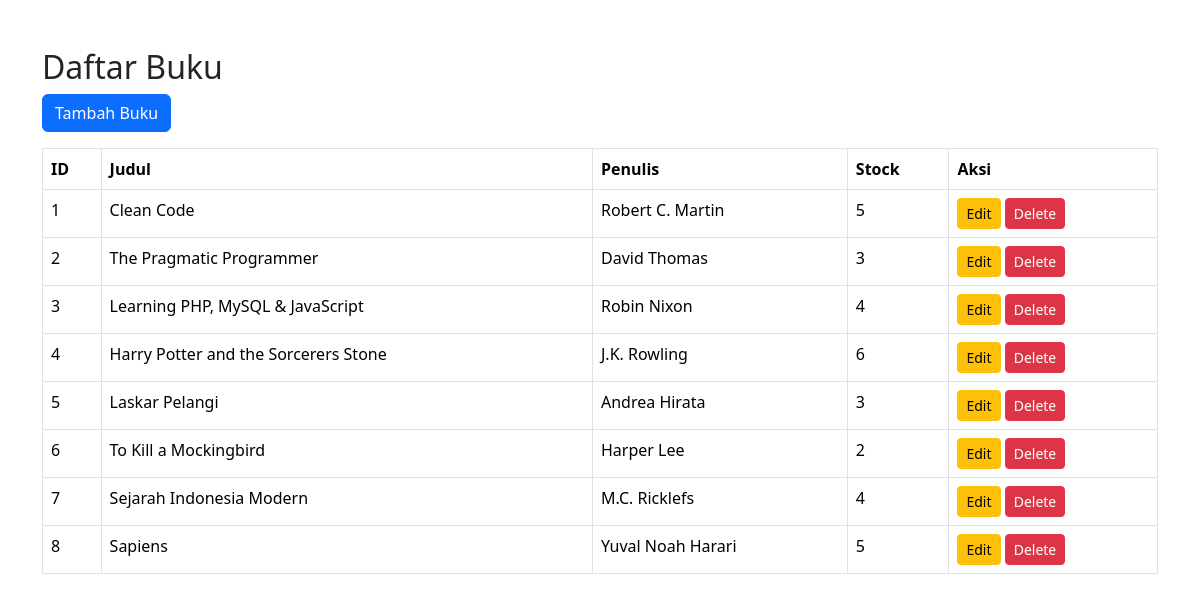
The page / on the database its author committed.
### tables this page shows
CREATE TABLE `books` (
  `id` int(11) NOT NULL,
  `isbn` varchar(20) NOT NULL,
  `title` varchar(200) NOT NULL,
  `author` varchar(100) NOT NULL,
  `category` varchar(50) NOT NULL,
  `stock` int(11) NOT NULL DEFAULT 0,
  `publisher` varchar(100) DEFAULT NULL,
  `year` year(4) DEFAULT NULL,
  `created_at` datetime NOT NULL DEFAULT current_timestamp()
);

### config/Database.php (called while the page is built, shortened)
<?php
class Database
{
    private $host = "localhost";
    private $user = "root";
    private $pass = "";
    private $db   = "db_perpustakaan";
    public function connect()
    {
        $conn = new mysqli(
            $this->host,
            $this->user,
            $this->pass,
            $this->db
        );
        return $conn;
    }
}

### models/BaseModel.php (called while the page is built, shortened)
<?php
class BaseModel
{
    public function __construct()
    {
        $db = new Database();
        $this->conn = $db->connect();
    }
}

### models/Book.php (called while the page is built, shortened)
<?php
class Book extends BaseModel implements CrudInterface
{
    public function read()
    {
        $sql = "SELECT * FROM books";
        $result = $this->conn->query($sql);
        $books = [];
        while($row = $result->fetch_assoc()){
            $books[] = $row;
        }
        return $books;
    }
}

### public/index.php (the view, shortened to what this page needs)
<?php
require_once "../config/Database.php";
require_once "../models/BaseModel.php";
require_once "../models/Book.php";
$book = new Book();
$books = $book->read();
?>
<!DOCTYPE html>
<html>
<head>
<link
href="https://cdn.jsdelivr.net/npm/bootstrap@5.3.2/dist/css/bootstrap.min.css"
rel="stylesheet">
</head>
<body class="container mt-5">
<h2>Daftar Buku</h2>
<a href="create.php" class="btn btn-primary mb-3">
Tambah Buku
</a>
<table class="table table-bordered">
<tr>
<th>ID</th>
<th>Judul</th>
<th>Penulis</th>
<th>Stock</th>
<th>Aksi</th>
</tr>
<?php foreach($books as $b): ?>
<tr>
<td><?= $b['id'] ?></td>
<td><?= $b['title'] ?></td>
<td><?= $b['author'] ?></td>
<td><?= $b['stock'] ?></td>
<td>
<a
href="edit.php?id=<?= $b['id'] ?>"
class="btn btn-warning btn-sm">
Edit
</a>
<a
href="delete.php?id=<?= $b['id'] ?>"
class="btn btn-danger btn-sm">
Delete
</a>
</td>
</tr>
<?php endforeach; ?>
</table>
</body>
</html>

### rows shown on the page
books: id "1", title "Clean Code", author "Robert C. Martin", stock "5"
books: id "2", title "The Pragmatic Programmer", author "David Thomas", stock "3"
books: id "3", title "Learning PHP, MySQL & JavaScript", author "Robin Nixon", stock "4"
books: id "4", title "Harry Potter and the Sorcerers Stone", author "J.K. Rowling", stock "6"
books: id "5", title "Laskar Pelangi", author "Andrea Hirata", stock "3"
books: id "6", title "To Kill a Mockingbird", author "Harper Lee", stock "2"
books: id "7", title "Sejarah Indonesia Modern", author "M.C. Ricklefs", stock "4"
books: id "8", title "Sapiens", author "Yuval Noah Harari", stock "5"
